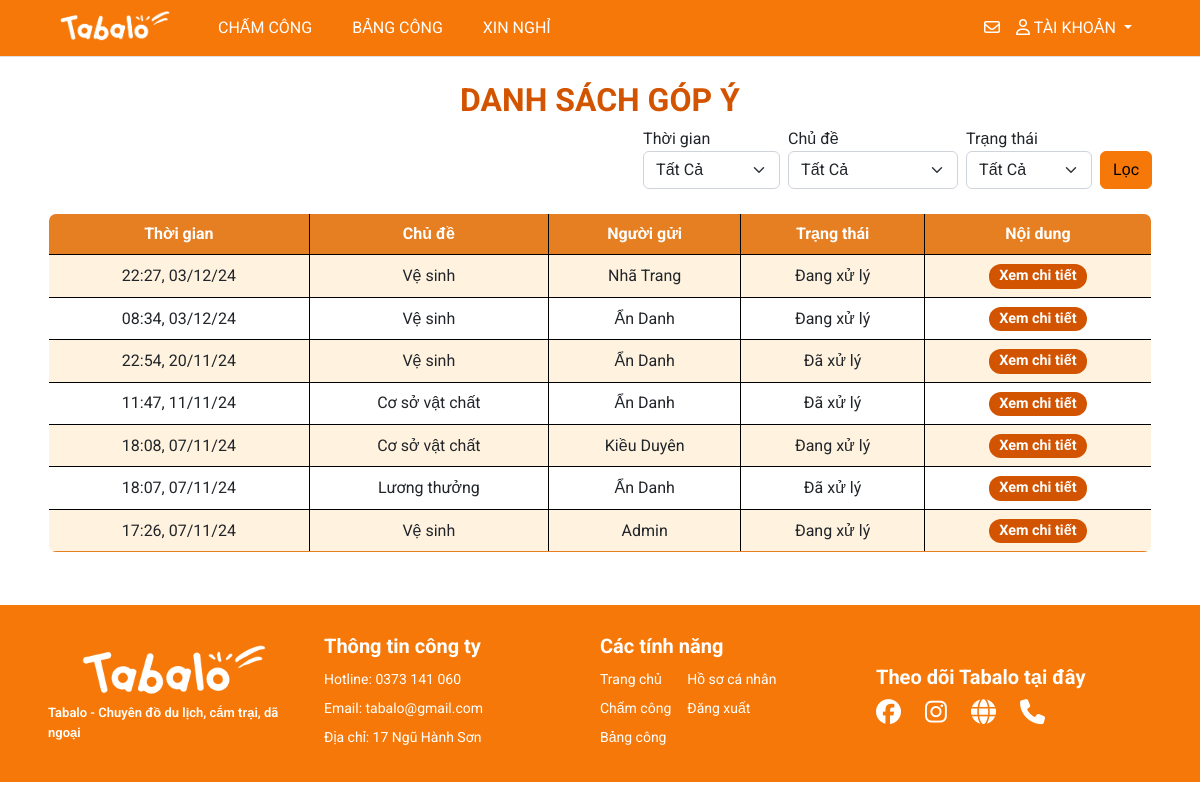
/management/letter/ (signed in), run on an earlier commit of the app's database.
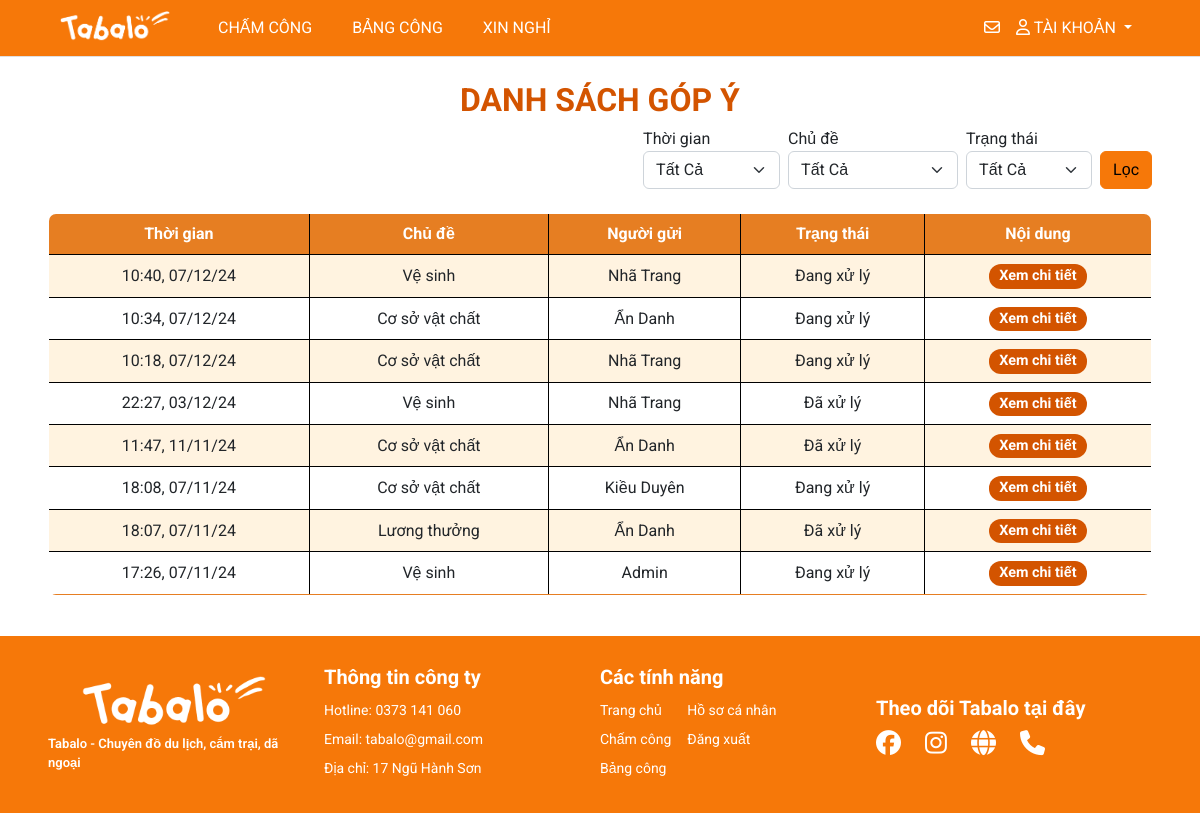
And on a later commit of the database.
### myapp/models.py (models this page shows, shortened)
class Letter(models.Model):
    user = models.ForeignKey(User, on_delete=models.CASCADE)
    is_anonymous = models.BooleanField(default=False)
    topic = models.ForeignKey(TopicLetter, on_delete=models.CASCADE)
    content = models.TextField()
    status = models.CharField(max_length=30, choices=[('Đang xử lý', 'Đang xử lý'),('Đã xử lý', 'Đã xử lý')], default='Đang xử lý')
    created_at = models.DateTimeField(auto_now_add=True)

class TopicLetter(models.Model):
  name = models.CharField(max_length=50)
  def __str__(self):
      return self.name

### management/views.py (the view, shortened to what this page needs)
# urls.py: path('letter/', views.letter, name='main-letter'),
def letter(request):
  if request.user.is_authenticated:
    title = 'Danh sách đóng góp ý kiến'
    letters = Letter.objects.all().order_by('-created_at')
    topics = TopicLetter.objects.all()
    topic_rq = request.GET.get('topic', '')
    status = request.GET.get('status', '')
    time = request.GET.get('time', '')
    if topic_rq:
      letters = letters.filter(topic__name=topic_rq)
    if status:
      letters = letters.filter(status=status)
    paginator = Paginator(letters, 10)
    page_number = request.GET.get('page', '')
    try:
      page_obj = paginator.get_page(page_number)
    except PageNotAnInteger:
      page_obj = paginator.page(1)
    except EmptyPage:
      page_obj = paginator.page(paginator.num_pages)
    query_params = request.GET.copy()
    if 'page' in query_params:
      query_params.pop('page')
    context = {'title': title,
               'topics': topics,
               'time': time,
               'topic_rq': topic_rq,
               'status': status,
               'page_obj': page_obj,
               'query_params': query_params.urlencode()}
    return render(request, 'pages/main_letter.html', context)
  else:
    messages.warning(request, 'Không có quyền truy cập')
    return redirect('/')

### management/context_processors.py (called while the page is built)
def pending_dayoff(request):
  count_pending = DayOffRequest.objects.filter(status='pending').count()
  return {'count_pending': count_pending}

### templates/pages/main_letter.html (shortened to what this page needs)
{% extends '../layouts/base.html' %}
{% block main %}
<br>
<h1 style="text-align: center; font-size: 2rem; font-weight: bold; color: #D35400;">DANH SÁCH GÓP Ý</h1>
{% include 'partials/filter_letter.html' %}
<br>
<table class="table table-hover table-bordered custom-border" style="border-radius: 8px; overflow: hidden;">
  <thead class="bg-tab text-white" style="background-color: #E67E22;">
    <tr>
      <th scope="col" class="text-center" style="vertical-align: middle;">Thời gian</th>
      <th scope="col" class="text-center" style="vertical-align: middle;">Chủ đề</th>
      <th scope="col" class="text-center" style="vertical-align: middle;">Người gửi</th>
      <th scope="col" class="text-center" style="vertical-align: middle;">Trạng thái</th>
      <th scope="col" class="text-center" style="vertical-align: middle;">Nội dung</th>
    </tr>
  </thead>
  <tbody>
    {% for letter in page_obj %}
    <tr style="transition: background-color 0.3s;">
      <td class="text-center align-middle">{{ letter.created_at|date:"H:i, d/m/y" }}</td>
      <td class="text-center align-middle">{{ letter.topic.name }}</td>
      <td class="text-center align-middle">
      {% if letter.is_anonymous %}
        Ẩn Danh
      {% else %}
        {{ letter.user.first_name }} {{ letter.user.last_name }}
      {% endif %}
      </td>
      <td class="text-center align-middle">
        {{ letter.status }}
      </td>
      <td class="text-center align-middle">
        <a class="badge bg-status-left" style="text-decoration: none;" href="/letters/{{letter.id}}/">Xem chi tiết</a>
      </td>
    </tr>
    {% endfor %}
  </tbody>
</table>
<br>
{% endblock %}

What changed in the data, as far as the page shows it:
removed Letter: created_at "08:34, 03/12/24", topic.name "Vệ sinh", is_anonymous "Ẩn Danh", status "Đang xử lý"
removed Letter: created_at "22:54, 20/11/24", topic.name "Vệ sinh", is_anonymous "Ẩn Danh", status "Đã xử lý"
added Letter: created_at "10:40, 07/12/24", topic.name "Vệ sinh", user.first_name "Nhã", user.last_name "Trang", status "Đang xử lý"
added Letter: created_at "10:34, 07/12/24", topic.name "Cơ sở vật chất", is_anonymous "Ẩn Danh", status "Đang xử lý"
added Letter: created_at "10:18, 07/12/24", topic.name "Cơ sở vật chất", user.first_name "Nhã", user.last_name "Trang", status "Đang xử lý"
changed Letter (number 4 of 8 on the later page): status "Đang xử lý" → "Đã xử lý"
